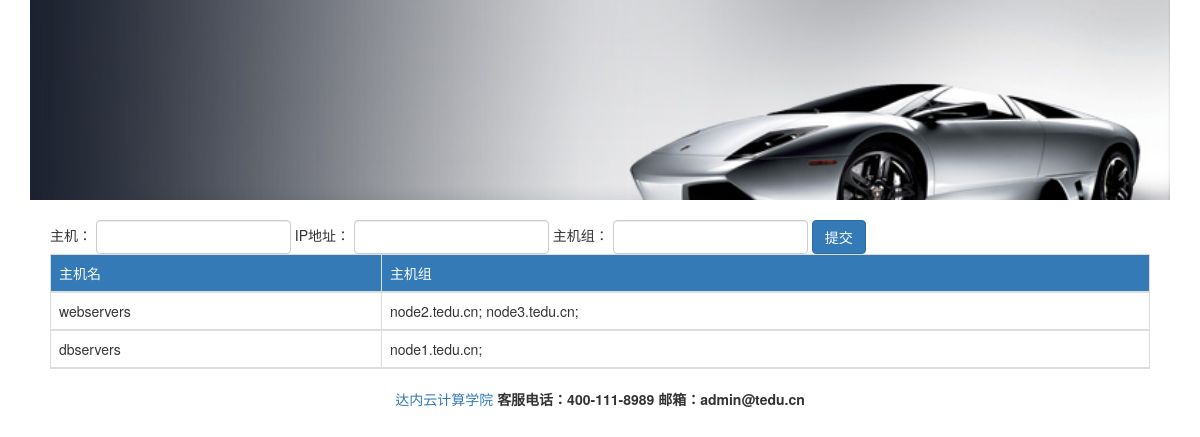
The app's page /webansi/addhosts/, older data.
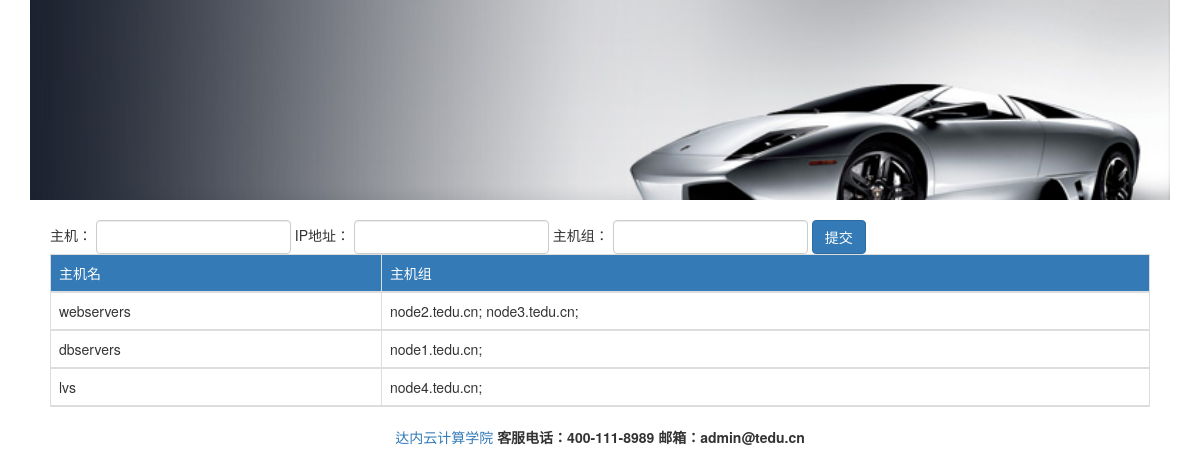
The same page, newer data.
### webansi/models.py (models this page shows, shortened)
class Group(models.Model):
    group = models.CharField(max_length=50)
    def __str__(self):
        return self.group

class Host(models.Model):
    hostname = models.CharField(max_length=50)
    ipaddr = models.CharField(max_length=15)
    group = models.ForeignKey(Group, on_delete=models.CASCADE)

### webansi/views.py (the view, shortened to what this page needs)
def addhosts(request):
    host_info = {}
    groups = Group.objects.all()  # qset
    for g in groups:
        hosts = []
        for host in g.host_set.all():
            hosts.append(host.hostname)
        host_info[g] = hosts
    return render(request, 'webansi/addhosts.html', {'host_info': host_info})

### webansi/templates/webansi/addhosts.html (shortened to what this page needs)
{% extends 'webansi/base.html' %}
{% block content %}
    <form action="" method="post" role="form" class="form-inline">
    <div class="form-group">
        <lable>
            主机：
            <input type="text" class="form-control" name="hostname">
        </lable>
    </div>
    <div class="form-group">
    <lable>
        IP地址：
        <input type="text" class="form-control" name="ipaddr">
    </lable>
    </div>
    <div class="form-group">
        <lable>
            主机组：
            <input type="text" class="form-control" name="group">
        </lable>
    </div>
    <div class="form-group">
        <input type="submit" value="提交" class="btn btn-primary">
    </div>
    </form>
    <table class="table table-bordered">
    <thead>
    <tr class="bg-primary">
        <td>主机名</td>
        <td>主机组</td>
    </tr>
    {% for group, hosts in host_info.items %}
        <tr>
            <td>{{ group }}</td>
            <td>
                {% for host in hosts %}
                    {{ host }};
                {% endfor %}
            </td>
        </tr>
    {% endfor %}
    </thead>
    </table>
{% endblock %}

Row changes from the older to the newer data that the page shows:
added Group: group "lvs"
added Host: hosts "node4.tedu.cn"
